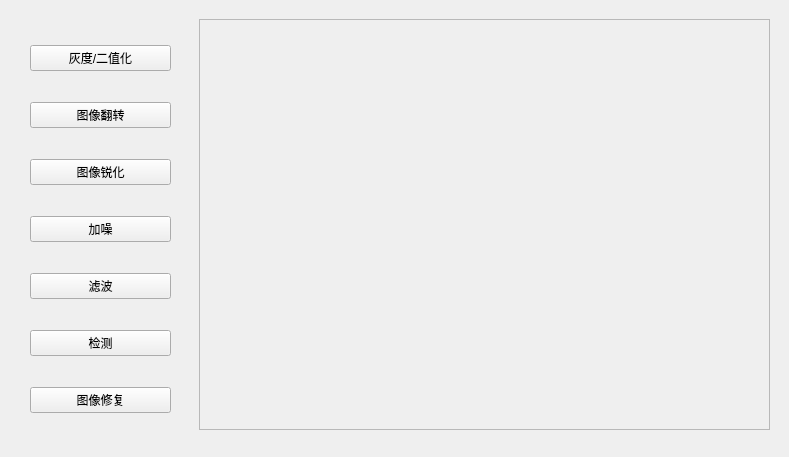
<?xml version="1.0" encoding="UTF-8"?>
<ui version="4.0">
 <class>Mainwindow</class>
 <widget class="QWidget" name="Mainwindow">
  <property name="geometry">
   <rect>
    <x>0</x>
    <y>0</y>
    <width>789</width>
    <height>457</height>
   </rect>
  </property>
  <property name="windowTitle">
   <string>Form</string>
  </property>
  <widget class="QWidget" name="verticalLayoutWidget">
   <property name="geometry">
    <rect>
     <x>30</x>
     <y>20</y>
     <width>141</width>
     <height>421</height>
    </rect>
   </property>
   <layout class="QVBoxLayout" name="verticalLayout">
    <item>
     <widget class="QPushButton" name="pushButton_1">
      <property name="text">
       <string>灰度/二值化</string>
      </property>
     </widget>
    </item>
    <item>
     <widget class="QPushButton" name="pushButton_2">
      <property name="text">
       <string>图像翻转</string>
      </property>
     </widget>
    </item>
    <item>
     <widget class="QPushButton" name="pushButton_3">
      <property name="text">
       <string>图像锐化</string>
      </property>
     </widget>
    </item>
    <item>
     <widget class="QPushButton" name="pushButton_4">
      <property name="text">
       <string>加噪</string>
      </property>
     </widget>
    </item>
    <item>
     <widget class="QPushButton" name="pushButton_5">
      <property name="text">
       <string>滤波</string>
      </property>
     </widget>
    </item>
    <item>
     <widget class="QPushButton" name="pushButton_6">
      <property name="text">
       <string>检测</string>
      </property>
     </widget>
    </item>
    <item>
     <widget class="QPushButton" name="pushButton_7">
      <property name="text">
       <string>图像修复</string>
      </property>
     </widget>
    </item>
   </layout>
  </widget>
  <widget class="QFrame" name="frame">
   <property name="geometry">
    <rect>
     <x>199</x>
     <y>19</y>
     <width>571</width>
     <height>411</height>
    </rect>
   </property>
   <property name="frameShape">
    <enum>QFrame::StyledPanel</enum>
   </property>
   <property name="frameShadow">
    <enum>QFrame::Raised</enum>
   </property>
  </widget>
 </widget>
 <resources/>
 <connections/>
</ui>
